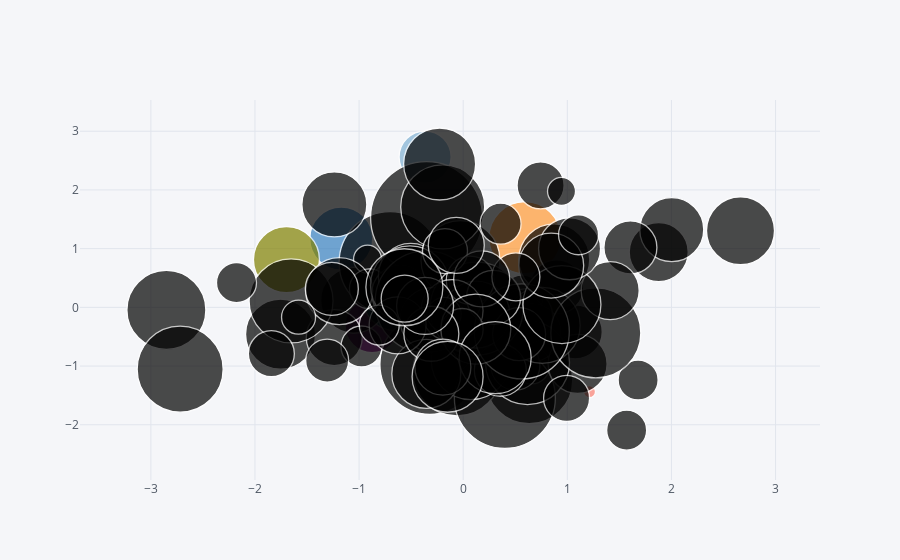

The code cell stored with this chart in its notebook:
### Markdown cell above
## Bolha

kind = tipo do gráfico

x = dados a serem exibidos no eixo X

y = dados a serem exibidos no eixo Y

size = tamanha das bolhas, le v

### Code cell
df.iplot(kind='bubble',x='A',y='B',size='C')
